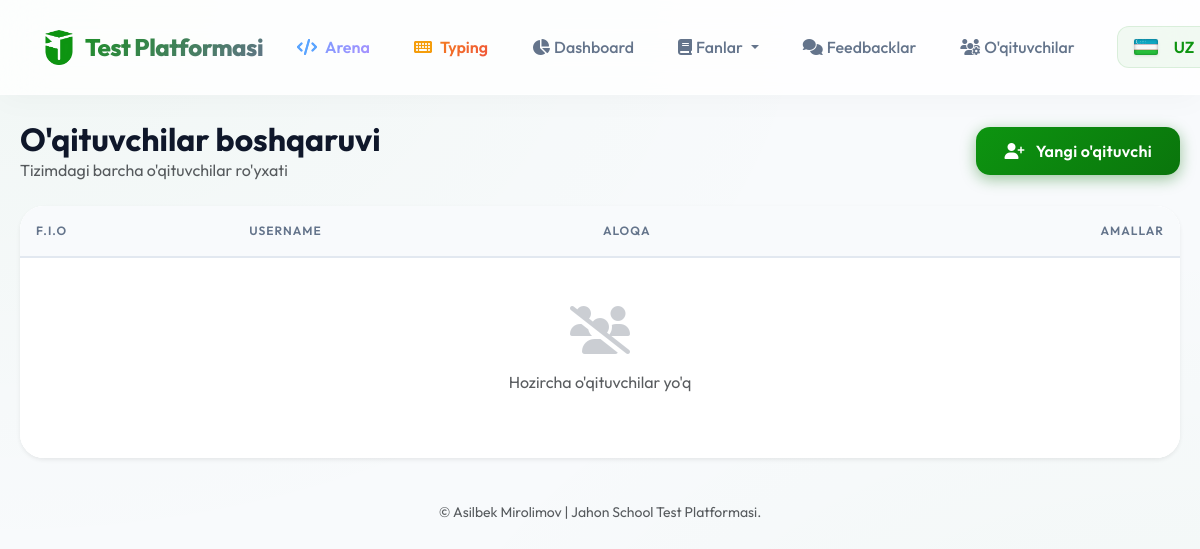
/admin/teachers (signed in), run on an earlier commit of the app's database.
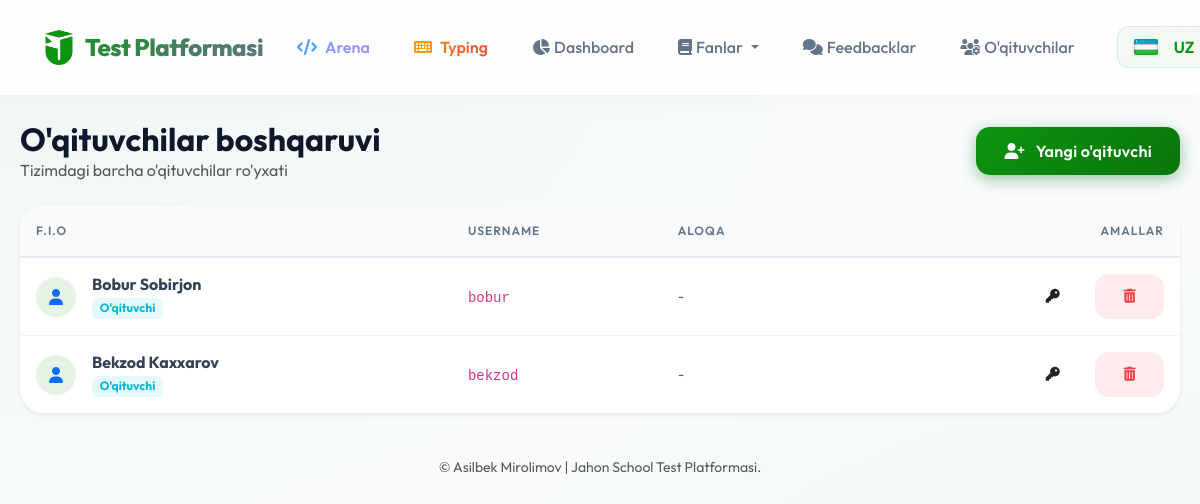
And on a later commit of the database.
### models.py (models this page shows)
class Admin(db.Model):
    id = db.Column(db.Integer, primary_key=True)
    username = db.Column(db.String(80), unique=True, nullable=False)
    password_hash = db.Column(db.String(200), nullable=False)
    full_name = db.Column(db.String(100), nullable=False)
    role = db.Column(db.String(20), default='teacher')  # 'admin' or 'teacher'
    phone_number = db.Column(db.String(20))
    email = db.Column(db.String(100))

### routes/admin.py (the view)
@admin_bp.route('/teachers')
@admin_required
def teachers():
    teachers_list = Admin.query.filter_by(role='teacher').all()
    return render_template('admin_teachers.html', teachers=teachers_list)

### routes/admin.py (called while the page is built)
def admin_required(f):
    @wraps(f)
    def decorated_function(*args, **kwargs):
        is_ajax = request.headers.get('X-Requested-With') == 'XMLHttpRequest'
        if 'admin_id' not in session:
            if is_ajax:
                return jsonify({'success': False, 'error': _('Tizimga kirish talab qilinadi')}), 401
            return redirect(url_for('admin.login'))
        if session.get('admin_role') != 'admin':
            if is_ajax:
                return jsonify({'success': False, 'error': _('Bu amalni bajarish uchun admin huquqi kerak')}), 403
            flash(_('Bu amalni bajarish uchun admin huquqi kerak'), 'danger')
            return redirect(url_for('admin.dashboard'))
        return f(*args, **kwargs)
    return decorated_function

@admin_bp.before_request
def require_login():
    if request.endpoint == 'admin.login':
        return
    if 'admin_id' not in session:
        return redirect(url_for('admin.login'))

### templates/admin_teachers.html (shortened to what this page needs)
{% extends "base.html" %}
{% block content %}
<div class="d-flex justify-content-between align-items-center mb-4">
    <div>
        <h2 class="fw-bold mb-0">{{ _('O\'qituvchilar boshqaruvi') }}</h2>
        <p class="text-muted mb-0">{{ _('Tizimdagi barcha o\'qituvchilar ro\'yxati') }}</p>
    </div>
    <a href="{{ url_for('admin.teacher_add') }}" class="btn btn-primary">
        <i class="fas fa-user-plus me-2"></i> {{ _('Yangi o\'qituvchi') }}
    </a>
</div>
<div class="card border-0 shadow-sm">
    <div class="table-responsive">
        <table class="table table-hover align-middle mb-0">
            <thead>
                <tr>
                    <th>{{ _('F.I.O') }}</th>
                    <th>{{ _('Username') }}</th>
                    <th>{{ _('Aloqa') }}</th>
                    <th class="text-end">{{ _('Amallar') }}</th>
                </tr>
            </thead>
            <tbody>
                {% for teacher in teachers %}
                <tr>
                    <td>
                        <div class="d-flex align-items-center">
                            <div class="avatar-circle bg-soft-primary text-primary me-3">
                                <i class="fas fa-user"></i>
                            </div>
                            <div>
                                <h6 class="mb-0 fw-bold">{{ teacher.full_name }}</h6>
                                <span class="badge bg-soft-info text-info small">{{ _('O\'qituvchi') }}</span>
                            </div>
                        </div>
                    </td>
                    <td><code>{{ teacher.username }}</code></td>
                    <td>
                        <div class="small">
                            {% if not teacher.phone_number and not teacher.email %}
                            <span class="text-muted">-</span>
                            {% endif %}
                        </div>
                    </td>
                    <td class="text-end">
                        <a href="{{ url_for('admin.teacher_reset_password', id=teacher.id) }}"
                            class="btn btn-sm btn-soft-warning me-1"
                            onclick="return confirm('{{ _('Haqiqatan ham ushbu o\'qituvchi uchun yangi tasodifiy parol yaratmoqchimisiz?') }}')"
                            title="{{ _('Parolni yangilash') }}">
                            <i class="fas fa-key"></i>
                        </a>
                        <a href="{{ url_for('admin.teacher_delete', id=teacher.id) }}"
                            class="btn btn-sm btn-soft-danger"
                            onclick="return confirm('{{ _('Haqiqatan ham ushbu o\'qituvchini o\'chirib tashlamoqchimisiz?') | replace('\'', '\\\'') }}')">
                            <i class="fas fa-trash-alt"></i>
                        </a>
                    </td>
                </tr>
                {% else %}
                <tr>
                    <td colspan="4" class="text-center py-5">
                        <i class="fas fa-users-slash fa-3x mb-3 opacity-25"></i>
                        <p class="text-muted">{{ _('Hozircha o\'qituvchilar yo\'q') }}</p>
                    </td>
                </tr>
                {% endfor %}
            </tbody>
        </table>
    </div>
</div>
{% endblock %}

### templates/base.html (shortened to what this page needs)
<!DOCTYPE html>
<html lang="uz">
<head>
    {% set site_name = "Jahon School Test Platformasi" %}
    {% set base_url = (config.get("PUBLIC_BASE_URL", "") or request.url_root).rstrip("/") %}
    {% set default_title = site_name %}
    {% set default_description = "Jahon School online test platformasi — Asilbek Mirolimov tomonidan yaratilgan. Informatika, dasturlash, python bo'yicha testlar va Arena bo'limi. Bilimingizni sinang!" %}
    {% set default_keywords = "jahon school test, jahon school, test platformasi, online test, bilim sinash, asilbek mirolimov, informatika, python, dasturlash, maktab testi, o'quvchi, nazorat ishi, arena, uzbekistan" %}
    {% set default_robots = "index, follow" %}
    {% set default_og_image = base_url + url_for('static', filename='img/logo.png') %}
    <link href="https://cdn.jsdelivr.net/npm/bootstrap@5.3.0/dist/css/bootstrap.min.css" rel="stylesheet">
    <link rel="stylesheet" href="https://cdnjs.cloudflare.com/ajax/libs/font-awesome/6.4.0/css/all.min.css">
</head>
<body>
    <header>
        <nav class="navbar navbar-expand-lg fixed-top">
        <div class="container">
            <a class="navbar-brand d-flex align-items-center" href="{{ url_for('main.index') }}">
                <img src="{{ url_for('static', filename='img/logo.png') }}" width="35" height="35" class="me-2"
                    alt="Logo" style="pointer-events: none;">
                Test Platformasi
            </a>
            <div class="collapse navbar-collapse" id="navbarNav">
                <ul class="navbar-nav ms-auto gap-2 align-items-center">
                    <li class="nav-item">
                        <a class="nav-link fw-semibold" href="{{ url_for('arena.index') }}"
                           onclick="enterArena(event);"
                           style="background:linear-gradient(135deg,#58a6ff,#bc8cff);-webkit-background-clip:text;-webkit-text-fill-color:transparent;background-clip:text;">
                            <i class="fas fa-code me-1" style="-webkit-text-fill-color:initial;color:#58a6ff;"></i> Arena
                        </a>
                    </li>
                    <li class="nav-item">
                        <a class="nav-link fw-semibold" href="{{ url_for('typing.index') }}"
                           onclick="enterTyping(event);"
                           style="background:linear-gradient(135deg,#f59e0b,#ef4444);-webkit-background-clip:text;-webkit-text-fill-color:transparent;background-clip:text;">
                            <i class="fas fa-keyboard me-1" style="-webkit-text-fill-color:initial;color:#f59e0b;"></i> Typing
                        </a>
                    </li>
                    {% if session.admin_id %}
                    <li class="nav-item">
                        <a class="nav-link" href="{{ url_for('admin.dashboard') }}">
                            <i class="fas fa-chart-pie"></i> {{ _('Dashboard') }}
                        </a>
                    </li>
                    <li class="nav-item dropdown">
                        <a class="nav-link dropdown-toggle" href="#" id="navbarDropdownFanlar" role="button"
                            data-bs-toggle="dropdown" aria-expanded="false">
                            <i class="fas fa-book"></i> {{ _('Fanlar') }}
                        </a>
                    </li>
                    {% if session.admin_role == 'admin' %}
                    <li class="nav-item">
                        <a class="nav-link" href="{{ url_for('admin.feedbacks') }}">
                            <i class="fas fa-comments"></i> {{ _('Feedbacklar') }}
                        </a>
                    </li>
                    {% endif %}
                    {% if session.admin_role == 'admin' %}
                    <li class="nav-item">
                        <a class="nav-link" href="{{ url_for('admin.teachers') }}">
                            <i class="fas fa-users-cog"></i> {{ _('O\'qituvchilar') }}
                        </a>
                    </li>
                    {% endif %}
                    <li class="nav-item ms-lg-3">
                        <div class="lang-dropdown">
                            <div class="lang-btn">
                                {% set current_lang = get_locale() %}
                                {% if current_lang == 'uz' %}
                                <img src="{{ url_for('static', filename='icons/uz.png') }}" class="flag-icon" alt="UZ">
                                UZ
                                {% elif current_lang == 'ru' %}
                                <img src="{{ url_for('static', filename='icons/ru.png') }}" class="flag-icon" alt="RU">
                                RU
                                {% else %}
                                <img src="{{ url_for('static', filename='icons/gb.png') }}" class="flag-icon" alt="EN">
                                EN
                                {% endif %}
                            </div>
                        </div>
                    </li>
                    {% endif %}
                </ul>
            </div>
        </div>
        </nav>
    </header>
    <div style="height: 100px;"></div>
    <main class="main-container" role="main">
        {% block content %}{% endblock %}
    </main>
    <footer class="py-4">
        <div class="container text-center small text-muted">
            <span>&copy; Asilbek Mirolimov | {{ site_name }}.</span>
        </div>
    </footer>
</body>
</html>

### templates/base.html (style rules this page uses)
:root { --primary: #0d9410; --primary-dark: #0a750c; --secondary: #64748b; --success: #10b981; --danger: #ef4444; --warning: #f59e0b; --dark: #0f172a; --light: #f8fafc; --glass: rgba(255, 255, 255, 0.9); --glass-border: rgba(255, 255, 255, 0.2); --shadow: 0 10px 40px -10px rgba(0, 0, 0, 0.1); }
body { font-family: 'Outfit', sans-serif; background: #f8fafc; background-image: radial-gradient(at 0% 0%, rgba(13, 148, 16, 0.03) 0px, transparent 50%), radial-gradient(at 100% 100%, rgba(13, 148, 16, 0.03) 0px, transparent 50%); background-attachment: fixed; min-height: 100vh; color: var(--dark); }
.main-container { max-width: 1200px; margin: 0 auto; padding: 20px; }
img { -webkit-user-drag: none; -webkit-user-drag: none; pointer-events: none; }
.card { background: var(--glass); backdrop-filter: blur(12px); -webkit-backdrop-filter: blur(12px); border: 1px solid rgba(255, 255, 255, 0.5); border-radius: 24px; box-shadow: var(--shadow); transition: transform 0.3s cubic-bezier(0.4, 0, 0.2, 1), box-shadow 0.3s ease; overflow: hidden; }
.btn { border-radius: 14px; padding: 12px 28px; font-weight: 600; letter-spacing: 0.3px; transition: all 0.3s cubic-bezier(0.4, 0, 0.2, 1); border: none; position: relative; overflow: hidden; }
.btn-primary { background: linear-gradient(135deg, var(--primary), var(--primary-dark)); box-shadow: 0 4px 15px rgba(10, 117, 12, 0.4); }
.navbar { background: rgba(255, 255, 255, 0.8) !important; backdrop-filter: blur(20px); -webkit-backdrop-filter: blur(20px); box-shadow: 0 4px 30px rgba(0, 0, 0, 0.03); border-bottom: 1px solid rgba(255, 255, 255, 0.3); padding: 15px 0; }
.navbar-brand { font-weight: 800; font-size: 1.5rem; background: linear-gradient(135deg, var(--primary), var(--secondary)); -webkit-background-clip: text; background-clip: text; -webkit-text-fill-color: transparent; letter-spacing: -0.5px; }
.nav-link { font-weight: 500; color: #64748b !important; padding: 10px 18px !important; border-radius: 12px; transition: all 0.3s ease; display: flex; align-items: center; gap: 4px; white-space: nowrap; }
.table-responsive { border-radius: 20px; box-shadow: 0 4px 6px -1px rgba(0, 0, 0, 0.05); }
.table { background: white; margin-bottom: 0; }
.table thead th { background: #f8fafc; color: #64748b; font-weight: 600; text-transform: uppercase; font-size: 0.75rem; letter-spacing: 1px; padding: 16px; border-bottom: 2px solid #e2e8f0; }
.table tbody td { padding: 16px; vertical-align: middle; border-bottom: 1px solid #f1f5f9; color: #334155; }
.table tbody tr:last-child td { border-bottom: none; }
.lang-dropdown { position: relative; display: inline-block; }
.lang-btn { background: rgba(13, 148, 16, 0.05); border: 1px solid rgba(13, 148, 16, 0.1); color: var(--primary); padding: 8px 16px; border-radius: 12px; font-weight: 600; display: flex; align-items: center; gap: 8px; transition: all 0.3s ease; cursor: pointer; text-decoration: none; }
.flag-icon { width: 24px !important; height: 16px !important; object-fit: cover !important; vertical-align: middle; margin-right: 8px; border-radius: 2px; box-shadow: 0 1px 3px rgba(0, 0, 0, 0.1); }

### templates/admin_teachers.html (style rules this page uses)
.bg-soft-primary { background-color: rgba(13, 148, 16, 0.1); }
.bg-soft-info { background-color: rgba(0, 184, 212, 0.1); }
.text-info { color: #00b8d4 !important; }
.btn-soft-danger { background-color: rgba(239, 68, 68, 0.1); color: var(--danger); }
.avatar-circle { width: 40px; height: 40px; border-radius: 50%; display: flex; align-items: center; justify-content: center; }

What changed in the data, as far as the page shows it:
added Admin: full_name "Bobur Sobirjon", username "bobur"
added Admin: full_name "Bekzod Kaxxarov", username "bekzod"
Also different on the page:
text no longer shown: "Hozircha o'qituvchilar yo'q"
